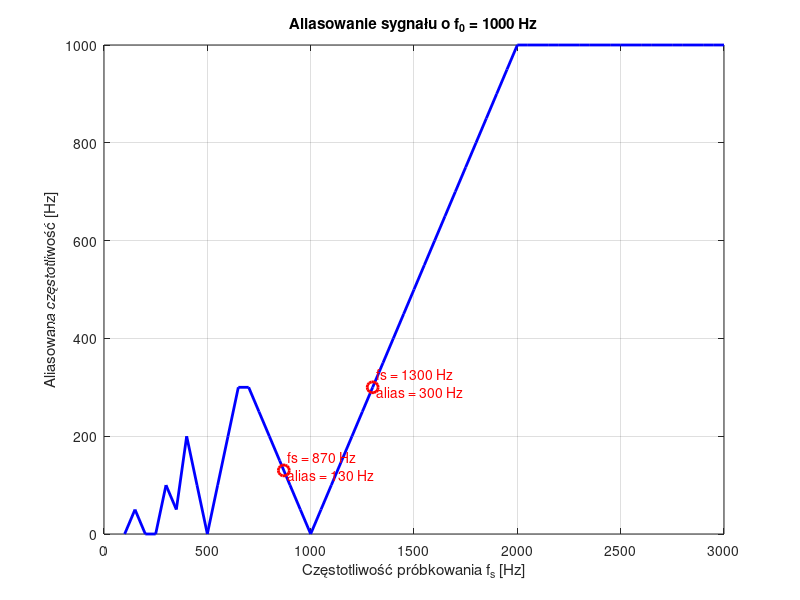
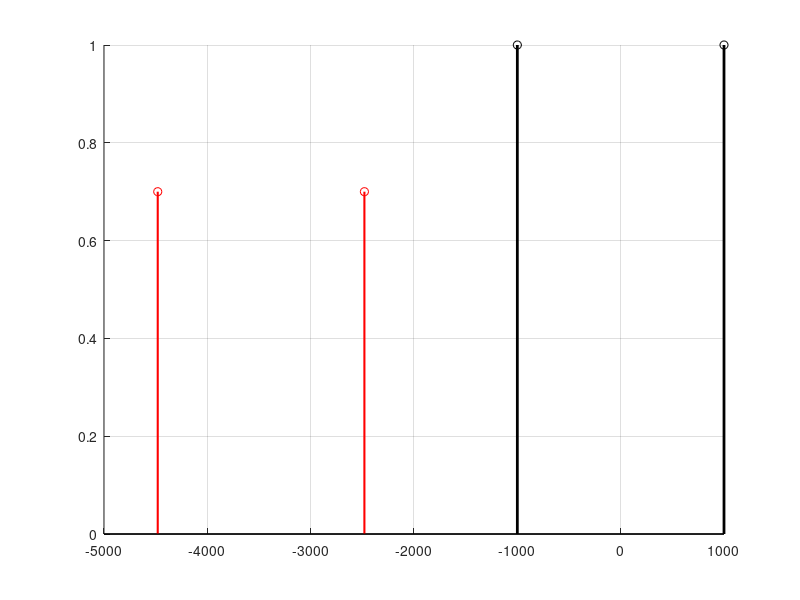

Write MATLAB code to recreate these figures, in order. (Note: this script raises an error after producing the figures.)
f0 = 1000; % Hz - częstotliwość sygnału
fs_range = 100:50:3000; % zakres fs od 100 Hz do 3000 Hz
f_alias_list = zeros(size(fs_range));

for i = 1:length(fs_range)
    fs = fs_range(i);
    % Oblicz aliasing zgodnie z zasadą Nyquista
    f_alias = abs(f0 - round(f0/fs)*fs);
    f_alias_list(i) = f_alias;
end

% Wykres
figure;
plot(fs_range, f_alias_list, 'b', 'LineWidth', 2);
xlabel('Częstotliwość próbkowania f_s [Hz]');
ylabel('Aliasowana częstotliwość [Hz]');
title('Aliasowanie sygnału o f_0 = 1000 Hz');
grid on;
hold on;

% Podświetlenie dla fs = 870 i fs = 1300
special_fs = [870, 1300];
for i = 1:length(special_fs)
    fs_val = special_fs(i);
    f_alias_val = abs(f0 - round(f0/fs_val)*fs_val);
    plot(fs_val, f_alias_val, 'ro', 'MarkerSize', 8, 'LineWidth', 2);
    text(fs_val + 20, f_alias_val + 10, ...
        sprintf('fs = %d Hz\nalias = %.0f Hz', fs_val, f_alias_val), ...
        'Color', 'red');
end






f0 = 1000; % Hz
fs1 = 870; 
fs2 = 1300;
fmax = 4000; % maksymalna częstotliwość na wykresie
k_range = -4:4; % liczba replik

% Przygotowanie widm
f_axis = -fmax:1:fmax;

figure;
hold on; grid on;

% Oryginalne widmo (analogowe)
stem([-f0 f0], [1 1], 'k', 'LineWidth', 2, 'DisplayName', 'Oryginalne widmo f_0=1000Hz');

% Widmo po próbkowaniu fs1
for k = k_range
    f1 = k*fs1 + f0;
    f2 = k*fs1 - f0;
    stem([f1 f2], [0.7 0.7], 'r', 'LineWidth', 1.5, 'DisplayName', 'fs = 870 Hz'*(k==0));
end

% Widmo po próbkowaniu fs2
for k = k_range
    f1 = k*fs2 + f0;
    f2 = k*fs2 - f0;
    stem([f1 f2], [0.4 0.4], 'b', 'LineWidth', 1.5, 'DisplayName', 'fs = 1300 Hz'*(k==0));
end

xlim([-fmax fmax])
ylim([0 1.2])
xlabel('Częstotliwość [Hz]')
ylabel('Amplituda (umowna)')
title('Widmo sygnału sinusoidalnego i jego aliasy po próbkowaniu')
legend('Location', 'northeast')






f0 = 1000; % Hz
A = 1;     % amplituda
fs_list = [870, 1300]; % częstotliwości próbkowania
f = linspace(-4000, 4000, 4000); % oś częstotliwości

for idx = 1:length(fs_list)
    fs = fs_list(idx);
    T = 1/fs;
    
    % Składowe sinc widma dla przesunięć o ±f0
    Xf = (A/2) * (T * sinc(T * (f + f0)) + T * sinc(T * (f - f0)));

    figure;
    plot(f, Xf, 'c', 'LineWidth', 2);
    grid on;
    xlabel('Częstotliwość [Hz]');
    ylabel('Amplituda');
    title(['Widmo po okienkowaniu (fs = ' num2str(fs) ' Hz, f_0 = 1000 Hz)']);
    xlim([-4000 4000]);
    
    % Dodanie informacji o filtrze antyaliasingowym
    text(-2500, max(Xf)*0.9, 'FILTR ANTYALIASINGOWY !!!', ...
        'FontSize', 14, 'FontWeight', 'bold', 'Color', 'red');
end


